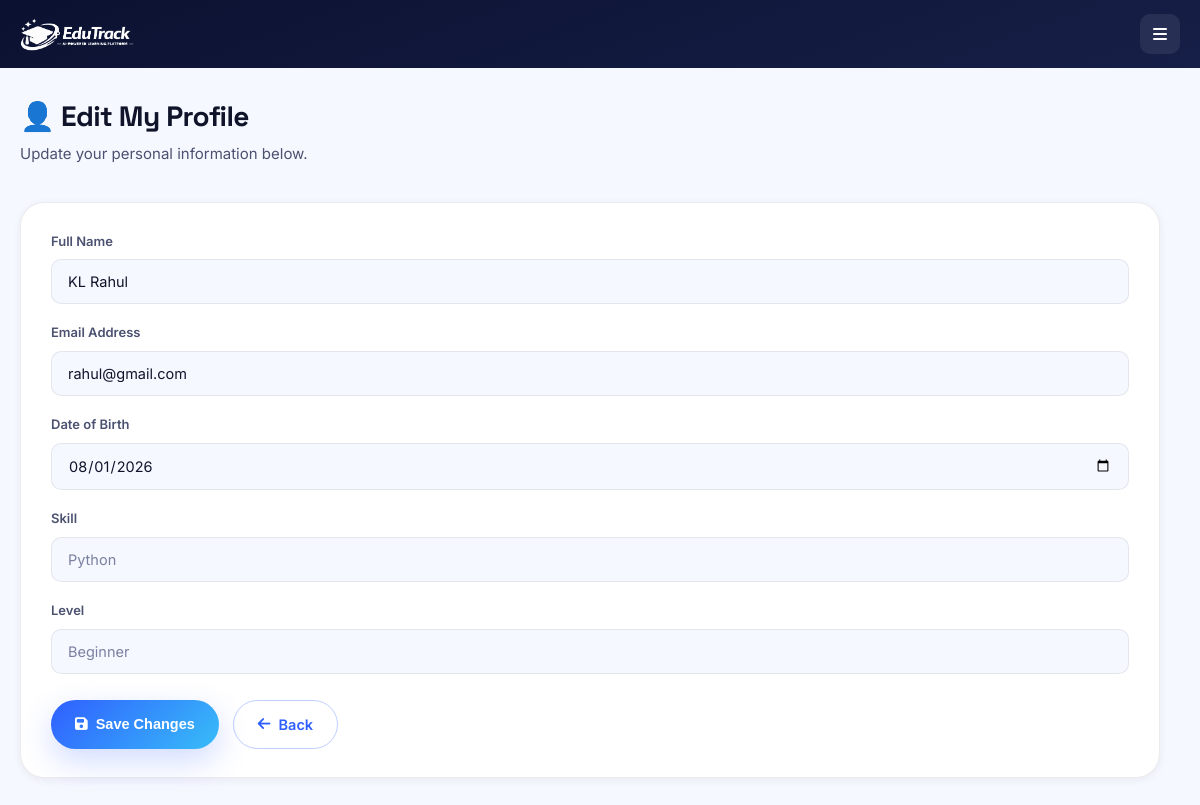
The page /learner/profile/edit (signed in) on the database its author committed.
### tables this page shows
CREATE TABLE learners(

        id INTEGER PRIMARY KEY AUTOINCREMENT,

        name TEXT NOT NULL,

        email TEXT UNIQUE NOT NULL,

        password TEXT NOT NULL,

        date_of_birth TEXT NOT NULL,

        skill TEXT NOT NULL,

        level TEXT NOT NULL,

        points INTEGER DEFAULT 0,

        joined_date TEXT NOT NULL

    );

### app.py (the view, shortened to what this page needs)
@app.route("/learner/profile/edit", methods=["GET", "POST"])
def edit_profile():
    if "learner_id" not in session:
        return redirect(url_for("learner_login"))
    connection = sqlite3.connect("database/edutrack.db")
    connection.row_factory = sqlite3.Row
    cursor = connection.cursor()
    cursor.execute(
        "SELECT * FROM learners WHERE id=?",
        (session["learner_id"],)
    )
    learner = cursor.fetchone()
    connection.close()
    return render_template(
        "edit_profile.html",
        learner=learner
    )

### templates/edit_profile.html (shortened to what this page needs)
<!DOCTYPE html>
<html lang="en">
<head>
    <link rel="stylesheet"
          href="{{ url_for('static', filename='css/app.css') }}">
    <link rel="stylesheet"
          href="https://cdnjs.cloudflare.com/ajax/libs/font-awesome/6.6.0/css/all.min.css">
</head>
<body>
<div class="dashboard-container">
    <aside class="sidebar">
        <div class="sidebar-logo">
            <img src="{{ url_for('static', filename='images/edutrack-logo.png') }}"
                 alt="EduTrack Logo">
        </div>
        <button class="sidebar-toggle" aria-label="Toggle menu">
            <i class="fa-solid fa-bars"></i>
        </button>
    </aside>
    <main class="dashboard-content">
        <section class="page-header">
            <h1>👤 Edit My Profile</h1>
            <p>
                Update your personal information below.
            </p>
        </section>
        <section class="profile-card">
            <form method="POST">
                <div class="form-group">
                    <label>Full Name</label>
                    <input
                        type="text"
                        name="learner_name"
                        value="{{ learner['name'] }}"
                        required>
                </div>
                <div class="form-group">
                    <label>Email Address</label>
                    <input
                        type="email"
                        name="learner_email"
                        value="{{ learner['email'] }}"
                        required>
                </div>
                <div class="form-group">
                    <label>Date of Birth</label>
                    <input
                        type="date"
                        name="learner_dob"
                        value="{{ learner['date_of_birth'] }}"
                        required>
                </div>
                <div class="form-group">
                    <label>Skill</label>
                    <input
                        type="text"
                        value="{{ learner['skill'] }}"
                        disabled>
                </div>
                <div class="form-group">
                    <label>Level</label>
                    <input
                        type="text"
                        value="{{ learner['level'] }}"
                        disabled>
                </div>
                <div class="edit-buttons">
                    <button
                        type="submit"
                        class="save-btn">
                        <i class="fa-solid fa-floppy-disk"></i>
                        Save Changes
                    </button>
                    <a href="{{ url_for('learner_profile') }}"
                       class="cancel-btn">
                        <i class="fa-solid fa-arrow-left"></i>
                        Back
                    </a>
                </div>
            </form>
        </section>
    </main>
</div>
</body>
</html>

### static/css/app.css (style rules this page uses)
:root { --navy-950: #0b1130; --navy-900: #0f1638; --navy-800: #161f47; --blue-600: #2f5fff; --blue-500: #4d74ff; --blue-400: #7c9cff; --sky-400: #38bdf8; --amber-400: #ffb020; --green-500: #16a34a; --bg-page: #f6f8ff; --bg-card: #ffffff; --text-900: #10142b; --text-600: #4b5170; --text-400: #7a80a0; --border-soft: rgba(16, 20, 43, 0.08); --grad-primary: linear-gradient(135deg, #2f5fff 0%, #38bdf8 100%); --grad-dark: linear-gradient(160deg, #0b1130 0%, #161f47 100%); --shadow-sm: 0 2px 8px rgba(16, 20, 43, 0.06); --shadow-md: 0 10px 30px rgba(16, 20, 43, 0.08); --shadow-lg: 0 20px 60px rgba(16, 20, 43, 0.14); --shadow-glow: 0 12px 32px rgba(47, 95, 255, 0.22); --r-sm: 10px; --r-md: 16px; --r-lg: 24px; --r-pill: 999px; --font-display: "Space Grotesk", "Segoe UI", sans-serif; --font-body: "Inter", "Segoe UI", sans-serif; --font-mono: "JetBrains Mono", monospace; --ease: cubic-bezier(0.22, 1, 0.36, 1); --sidebar-w: 264px; }
* { margin: 0; padding: 0; box-sizing: border-box; }
body { font-family: var(--font-body); background: var(--bg-page); color: var(--text-900); line-height: 1.6; -webkit-font-smoothing: antialiased; }
img { max-width: 100%; display: block; }
a { text-decoration: none; color: inherit; }
h1, h2, h3, h4 { font-family: var(--font-display); color: var(--text-900); letter-spacing: -0.02em; line-height: 1.2; }
.dashboard-container { display: flex; min-height: 100vh; }
.sidebar { width: var(--sidebar-w); flex-shrink: 0; background: var(--grad-dark); color: rgba(255, 255, 255, 0.85); padding: 28px 20px; position: sticky; top: 0; height: 100vh; display: flex; flex-direction: column; z-index: 100; }
.sidebar-logo { padding: 4px 10px 28px; }
.sidebar-logo img { height: 34px; filter: brightness(0) invert(1); }
.sidebar-toggle { display: none; }
.dashboard-content { flex: 1; padding: 44px 48px 64px; max-width: 1180px; }
.page-header, .courses-header { margin-bottom: 36px; }
.page-header h1, .courses-header h1 { font-size: 28px; margin-bottom: 8px; }
.page-header p, .courses-header p { color: var(--text-600); font-size: 15px; }
.profile-card { background: var(--bg-card); border: 1px solid var(--border-soft); border-radius: var(--r-lg); padding: 28px 30px; margin-bottom: 36px; box-shadow: var(--shadow-sm); }
.form-group { margin-bottom: 18px; }
.form-group label { display: flex; align-items: center; gap: 8px; font-size: 13px; font-weight: 600; color: var(--text-600); margin-bottom: 8px; }
.form-group input { width: 100%; padding: 13px 16px; border-radius: var(--r-sm); border: 1.5px solid var(--border-soft); font-family: var(--font-body); font-size: 14.5px; color: var(--text-900); background: var(--bg-page); transition: border-color 0.25s var(--ease), box-shadow 0.25s var(--ease); }
.form-group input:disabled { color: var(--text-400); cursor: not-allowed; }
.edit-buttons { display: flex; gap: 14px; margin-top: 26px; flex-wrap: wrap; }
.save-btn { display: inline-flex; align-items: center; justify-content: center; gap: 8px; padding: 12px 24px; border-radius: var(--r-pill); background: var(--grad-primary); color: #fff; font-weight: 600; font-size: 14.5px; border: none; cursor: pointer; box-shadow: var(--shadow-glow); transition: transform 0.3s var(--ease), box-shadow 0.3s var(--ease); }
.cancel-btn { display: inline-flex; align-items: center; justify-content: center; gap: 8px; padding: 12px 24px; border-radius: var(--r-pill); background: transparent; color: var(--blue-600); border: 1.5px solid rgba(47, 95, 255, 0.3); font-weight: 600; font-size: 14.5px; transition: all 0.3s var(--ease); }
.dashboard-container { flex-direction: column; }
.sidebar { position: sticky; top: 0; height: auto; width: 100%; flex-direction: row; align-items: center; padding: 14px 20px; z-index: 200; }
.sidebar-logo { padding: 0; margin-right: auto; }
.sidebar-toggle { display: flex; align-items: center; justify-content: center; width: 40px; height: 40px; border-radius: var(--r-sm); background: rgba(255, 255, 255, 0.08); color: #fff; border: none; font-size: 16px; cursor: pointer; }
.dashboard-content { padding: 32px 20px 48px; }

### rows shown on the page
learners: learner_name "KL Rahul", learner_email "rahul@gmail.com", learner_dob "08/01/2026", skill "Python", level "Beginner"
